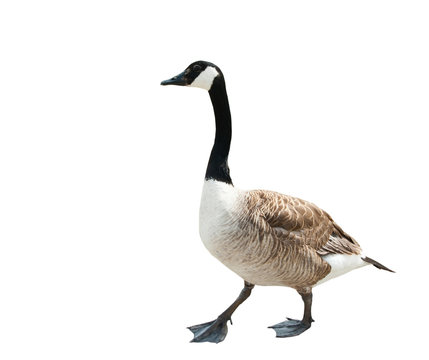
#> input picture A0/test.jpg, 429 x 360 px
$ jupyter execute A0.ipynb
#> lines starting #> are read from the running program, lines starting #| are printed output that depends on the picture; after the words box and inside, x2 and y2 are one past the last pixel; in counts of white or black regions, pixels touching at a corner belong together
[cell 1]
import numpy as np
import cv2
from matplotlib import pyplot as plt

[cell 2]
img = cv2.imread('test.jpg', 1)
#> img is the input picture: shape (360, 429, 3); mean B, G, R 239.5, 240.9, 242.1
plt.imshow(cv2.cvtColor(img, cv2.COLOR_BGR2RGB))
plt.xticks([]), plt.yticks([])
plt.show()

[cell 3]
grayscale = cv2.cvtColor(img, cv2.COLOR_BGR2GRAY)
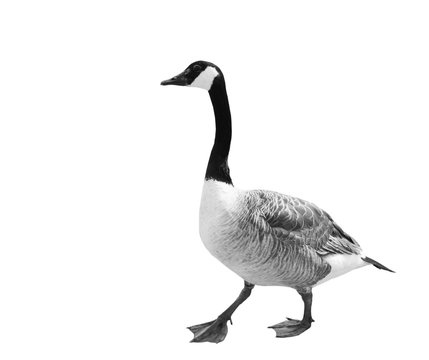
#> grayscale: shape (360, 429); min 0, max 255, mean 241.1
plt.imshow(cv2.cvtColor(grayscale, cv2.COLOR_GRAY2RGB))
plt.xticks([]), plt.yticks([])
plt.show()

[cell 4]
height, width = img.shape[:2]
#> height = 360; width = 429
print(height, width)
#| 360 429
middle = img[height//2-50:height//2+50, width//2-50:width//2+50, :]
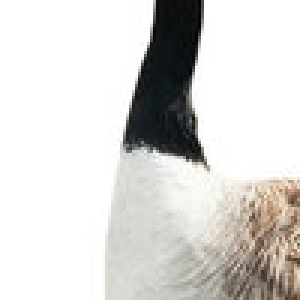
#> middle: shape (100, 100, 3) (shown 3 times larger); mean B, G, R 212.2, 214.9, 216.2
plt.imshow(cv2.cvtColor(middle, cv2.COLOR_BGR2RGB))
plt.xticks([]), plt.yticks([])
plt.show()

[cell 5]
zero = img.copy()

for i in range(0, width-1):
    for j in range(0, height-1):
        if (i % 10 == 0 and j % 10 == 0):
            zero[j, i, :] = 0
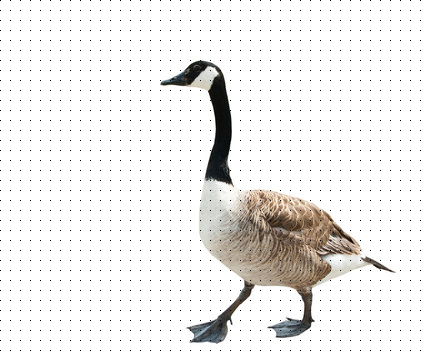
#> zero: shape (360, 429, 3); 1% of pixels changed, all inside (x1, y1, x2, y2) = (0, 0, 421, 351)

plt.imshow(cv2.cvtColor(zero, cv2.COLOR_BGR2RGB))
plt.xticks([]), plt.yticks([])
plt.show()

[cell 6]
flip = cv2.flip(img, 1)
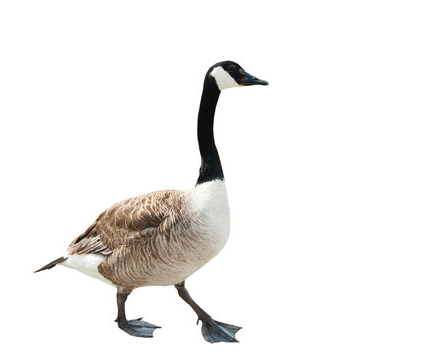
#> flip: shape (360, 429, 3); mean B, G, R 239.5, 240.9, 242.1

wide = np.zeros((height, width * 2, 3), dtype=np.uint8)

wide[:, width:] = img
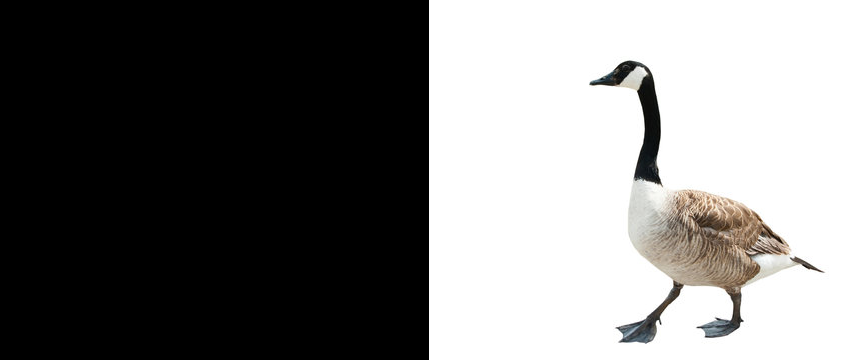
#> wide: shape (360, 858, 3); mean B, G, R 119.8, 120.5, 121
wide[:, :width] = flip
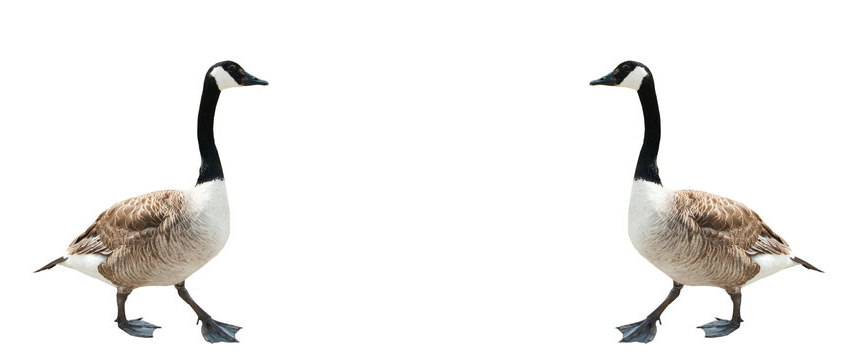
#> wide: shape (360, 858, 3); mean B, G, R 239.5, 240.9, 242.1
plt.imshow(cv2.cvtColor(wide, cv2.COLOR_BGR2RGB))
plt.xticks([]), plt.yticks([])
plt.show()

cv2.imwrite('output.jpg', wide)
#> Out = True
